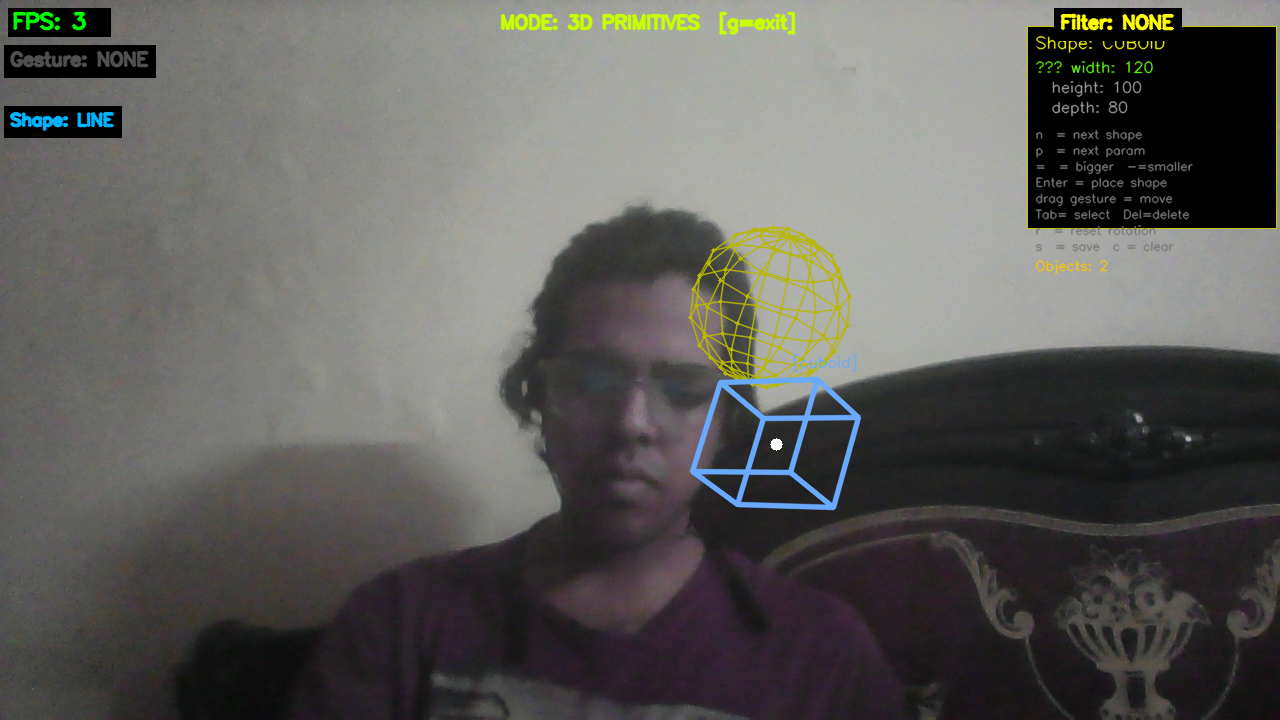
#> input picture MajorHandSign_Tomb/data/drawings/scene_3d_20260307_214917.png, 1280 x 720 px, given in place of the camera
$ python filters.py
#> lines starting #> are read from the running program, lines starting #| are printed output that depends on the picture
### MajorHandSign_Tomb/utils/overlay_utils.py
# =============================================================
# utils/overlay_utils.py
#
# Reusable helper functions used by multiple modules.
# Kept here so no module has to rewrite the same utility code.
# =============================================================

import cv2
import numpy as np


# [19 lines left out: function alpha_blend, not called in this run]


def draw_text_with_bg(frame, text, pos, font_scale=0.6, text_color=(255, 255, 255),
                       bg_color=(0, 0, 0), thickness=2, padding=6):
    """
    Draws text with a filled background rectangle behind it.
    Plain cv2.putText is unreadable on bright/busy video backgrounds.

    Parameters:
        frame       : np.ndarray — frame to draw on (modified in-place)
        text        : str        — text to display
        pos         : (x, y)     — top-left position of the text box
        font_scale  : float      — text size
        text_color  : (B, G, R)
        bg_color    : (B, G, R)
        thickness   : int        — text stroke thickness
        padding     : int        — pixels of padding around text inside box
    """
    font = cv2.FONT_HERSHEY_SIMPLEX

    # Measure how big the text will be so we can draw the box first
    (text_w, text_h), baseline = cv2.getTextSize(text, font, font_scale, thickness)

    x, y = pos
    # Box coords
    box_x1 = x - padding
    box_y1 = y - text_h - padding
    box_x2 = x + text_w + padding
    box_y2 = y + baseline + padding

    # Draw filled background
    cv2.rectangle(frame, (box_x1, box_y1), (box_x2, box_y2), bg_color, -1)

    # Draw text on top
    cv2.putText(frame, text, (x, y), font, font_scale, text_color, thickness, cv2.LINE_AA)


# [38 lines left out: functions draw_landmark_point, draw_connection_line, resize_with_aspect, not called in this run]

### MajorHandSign_Tomb/modules/filters.py
# =============================================================
# modules/filters.py
#
# All real-time video filters.
# Each filter is a pure function: takes a BGR frame, returns
# a BGR frame. They don't store state — just transform pixels.
#
# The FilterEngine class manages which filter is active and
# exposes a single .apply(frame) method to main.py.
# =============================================================
# =============================================================
# modules/filters.py
#
# All real-time video filters.
# Each filter is a pure function: takes a BGR frame, returns
# a BGR frame. They don't store state — just transform pixels.
#
# The FilterEngine class manages which filter is active and
# exposes a single .apply(frame) method to main.py.
# =============================================================

import cv2
import numpy as np
import config


# -------------------------------------------------------------
# Individual filter functions
# All take: frame (np.ndarray, BGR, uint8)
# All return: filtered frame (np.ndarray, BGR, uint8)
# -------------------------------------------------------------

def filter_none(frame):
    """No filter — return frame as-is."""
    return frame


# [136 lines left out: functions filter_bw, filter_sepia, filter_paris_blue, filter_sketch, filter_edge, filter_cartoon, not called in this run]


# -------------------------------------------------------------
# Map filter name strings to functions
# This lets us look up the function by name from config.FILTER_NAMES
# -------------------------------------------------------------
FILTER_MAP = {
    "none":       filter_none,
    "bw":         filter_bw,
    "sepia":      filter_sepia,
    "paris_blue": filter_paris_blue,
    "sketch":     filter_sketch,
    "edge":       filter_edge,
    "cartoon":    filter_cartoon,
}


# -------------------------------------------------------------
# FilterEngine class — used by main.py
# -------------------------------------------------------------
class FilterEngine:
    def __init__(self):
        self.active_index = config.DEFAULT_FILTER
        self.filter_names = config.FILTER_NAMES

    def apply(self, frame):
        """
        Apply the currently active filter to the frame.
        Returns the filtered frame.
        """
        name = self.filter_names[self.active_index]
        fn = FILTER_MAP.get(name, filter_none)
        return fn(frame)

    # [21 lines left out: functions cycle, prev, set_filter, not called in this run]

    @property
    def current_name(self):
        return self.filter_names[self.active_index]

    def draw_hud(self, frame):
        """
        Draws a small filter name label in the top-right of the frame.
        So the user always knows which filter is active.
        """
        from utils.overlay_utils import draw_text_with_bg

        label = f"Filter: {self.current_name.upper()}"
        # Position: top-right, with a little margin
        x = frame.shape[1] - 220
        y = 28
        draw_text_with_bg(frame, label, (x, y),
                          font_scale=0.6,
                          text_color=(0, 255, 255),
                          bg_color=(0, 0, 0))
        return frame


# -------------------------------------------------------------
# STANDALONE TEST — run directly:
#   python modules/filters.py
# Press 'f' to cycle filters, 'q' to quit.
# -------------------------------------------------------------
if __name__ == "__main__":
    import sys
    sys.path.insert(0, "..")

    cap = cv2.VideoCapture(0, cv2.CAP_DSHOW)
    engine = FilterEngine()

    print("Filter test. Press 'f' to cycle, 'q' to quit.")

    while True:
        ret, frame = cap.read()
#> frame is the input picture: shape (720, 1280, 3); mean B, G, R 90.5, 93.7, 94.5
        if not ret:
            break

        frame = cv2.flip(frame, 1)
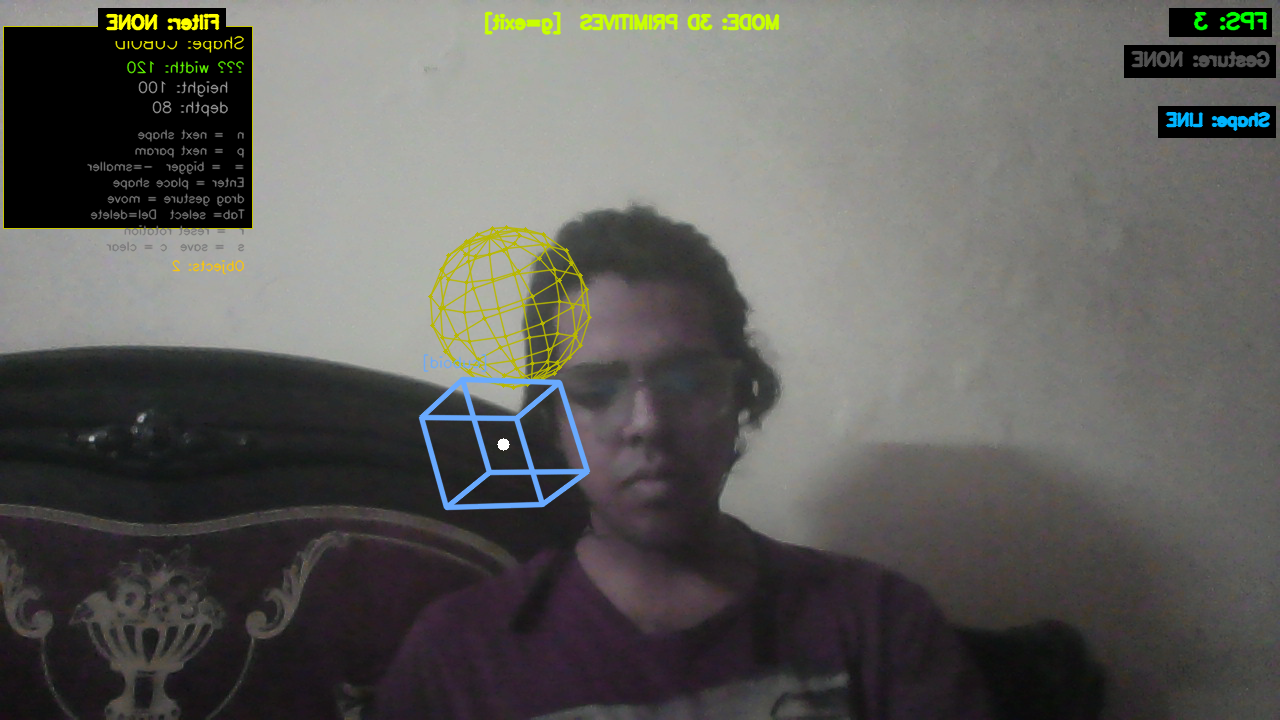
#> frame: shape (720, 1280, 3); mean B, G, R 90.5, 93.7, 94.5
        filtered = engine.apply(frame)
        engine.draw_hud(filtered)
#> in draw_text_with_bg, `cv2.putText(frame, text, (x, y), font, font_scale, text_color, thickne..`:
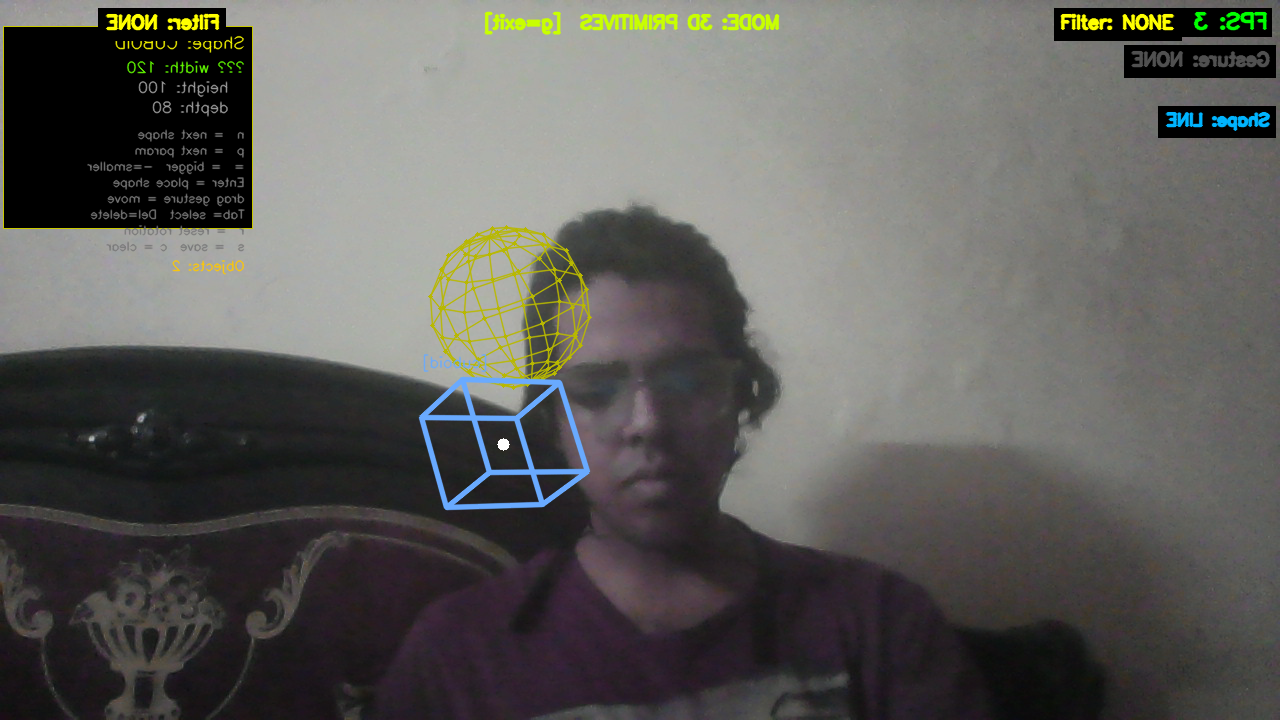
#> frame: shape (720, 1280, 3); mean B, G, R 90, 93.5, 94.3

        cv2.imshow("Filter Test", filtered)
        key = cv2.waitKey(1) & 0xFF
#> (key q is pressed here)

        if key == ord('q'):
            break
        elif key == ord('f'):
            engine.cycle()

    cap.release()
    cv2.destroyAllWindows()
